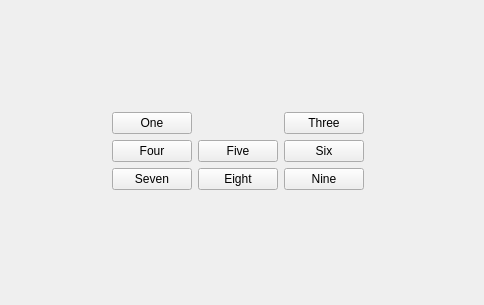
<?xml version="1.0" encoding="UTF-8"?>
<ui version="4.0">
 <class>Widget</class>
 <widget class="QWidget" name="Widget">
  <property name="geometry">
   <rect>
    <x>0</x>
    <y>0</y>
    <width>484</width>
    <height>305</height>
   </rect>
  </property>
  <property name="windowTitle">
   <string>Widget</string>
  </property>
  <widget class="QPushButton" name="pushButton1">
   <property name="geometry">
    <rect>
     <x>112</x>
     <y>112</y>
     <width>80</width>
     <height>22</height>
    </rect>
   </property>
   <property name="sizePolicy">
    <sizepolicy hsizetype="Minimum" vsizetype="Expanding">
     <horstretch>0</horstretch>
     <verstretch>0</verstretch>
    </sizepolicy>
   </property>
   <property name="text">
    <string>One</string>
   </property>
  </widget>
  <widget class="QPushButton" name="pushButton_3">
   <property name="geometry">
    <rect>
     <x>284</x>
     <y>112</y>
     <width>80</width>
     <height>22</height>
    </rect>
   </property>
   <property name="text">
    <string>Three</string>
   </property>
  </widget>
  <widget class="QPushButton" name="pushButton_5">
   <property name="geometry">
    <rect>
     <x>198</x>
     <y>140</y>
     <width>80</width>
     <height>22</height>
    </rect>
   </property>
   <property name="text">
    <string>Five</string>
   </property>
  </widget>
  <widget class="QPushButton" name="pushButton_6">
   <property name="geometry">
    <rect>
     <x>284</x>
     <y>140</y>
     <width>80</width>
     <height>22</height>
    </rect>
   </property>
   <property name="text">
    <string>Six</string>
   </property>
  </widget>
  <widget class="QPushButton" name="pushButton_7">
   <property name="geometry">
    <rect>
     <x>112</x>
     <y>168</y>
     <width>80</width>
     <height>22</height>
    </rect>
   </property>
   <property name="text">
    <string>Seven</string>
   </property>
  </widget>
  <widget class="QPushButton" name="pushButton_9">
   <property name="geometry">
    <rect>
     <x>284</x>
     <y>168</y>
     <width>80</width>
     <height>22</height>
    </rect>
   </property>
   <property name="text">
    <string>Nine</string>
   </property>
  </widget>
  <widget class="QPushButton" name="pushButton_8">
   <property name="geometry">
    <rect>
     <x>198</x>
     <y>168</y>
     <width>80</width>
     <height>22</height>
    </rect>
   </property>
   <property name="text">
    <string>Eight</string>
   </property>
  </widget>
  <widget class="QPushButton" name="pushButton_4">
   <property name="geometry">
    <rect>
     <x>112</x>
     <y>140</y>
     <width>80</width>
     <height>22</height>
    </rect>
   </property>
   <property name="text">
    <string>Four</string>
   </property>
  </widget>
 </widget>
 <resources/>
 <connections/>
</ui>
